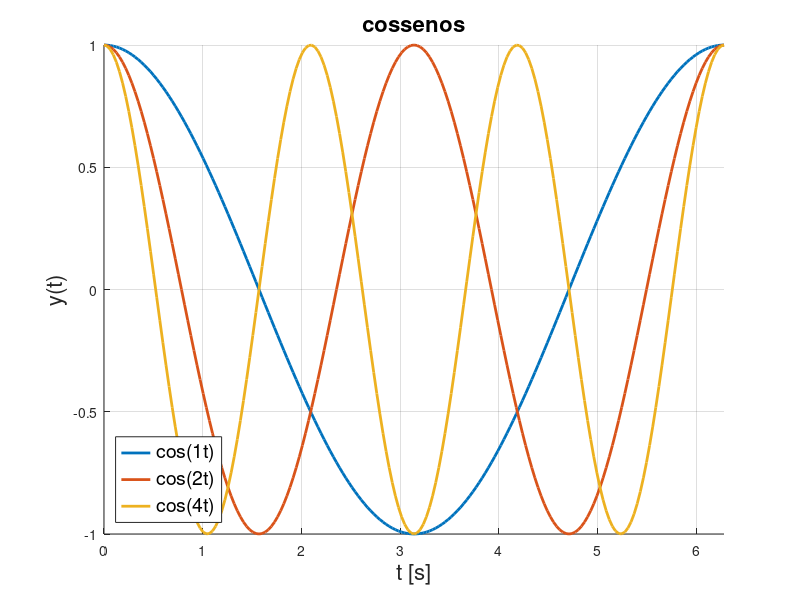

Reproduce this figure in MATLAB.
close all
clear all
clc

hold on
t = 0:pi/100:2*pi;
for m = 1:3
  y = cos(m*t);
  plot(t, y, 'linewidth', 2)
endfor

grid on
xlabel('t [s]', 'fontsize', 16)
ylabel('y(t)', 'fontsize', 16)
title('cossenos', 'fontsize', 16)
xlim([0, 2*pi])
hold off

legend('cos(1t)', 'cos(2t)', 'cos(4t)', 'fontsize', 14, 'location', 'southwest')
